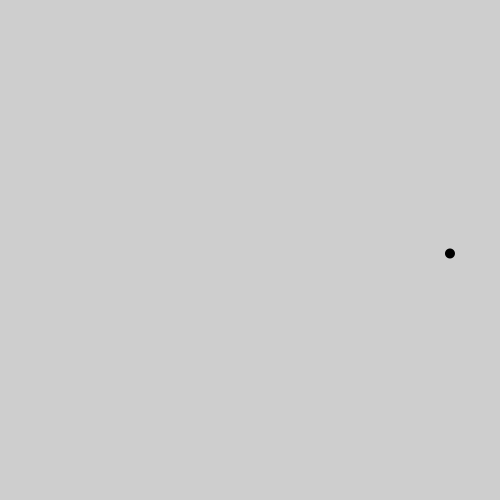
Frame 1 (no input)
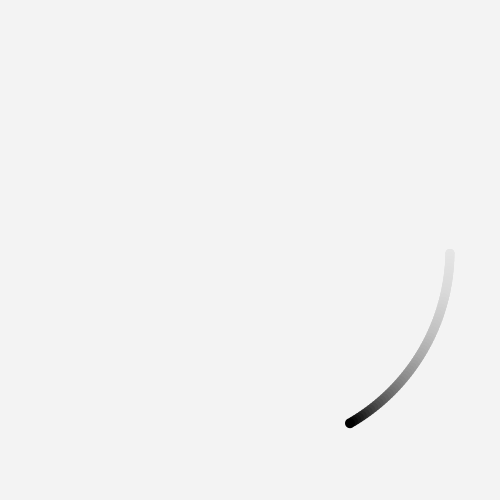
Frame 60 (the mouse pressed at the canvas centre just before this capture)
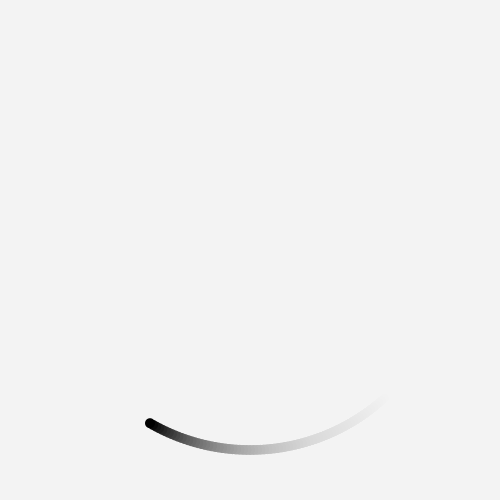
Frame 120 (the mouse held since frame 60 and released just before this capture)

The Processing sketch that drew these frames (run headless with seeded random() and noise(); from frame 60 on, the mouse is pressed at the canvas centre):

// Processing sketch: round4
// ── round4.pde
int angle=0;
float radius = 200;
void setup() {
  size(500,500);
    noStroke();
}

void draw() {
  fill(255,10);
  rect(0,0,width,height);
  angle += 1;
  float x = width/2 + radius * cos(radians(angle));
  float y = height/2 + radius * sin(radians(angle));
  fill(0);
  ellipse(x,y,10,10);
}
